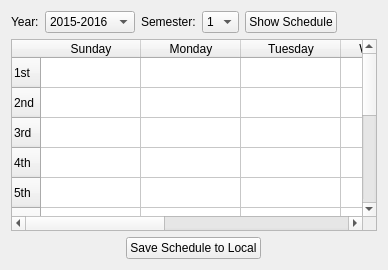
          <widget class="QWidget" name="schedule_tab">
           <attribute name="title">
            <string>My Curriculum Schedule</string>
           </attribute>
           <layout class="QVBoxLayout" name="verticalLayout_9">
            <item>
             <layout class="QHBoxLayout" name="horizontalLayout_8">
              <item>
               <widget class="QLabel" name="label_21">
                <property name="styleSheet">
                 <string notr="true">font: 12pt &quot;Sans Serif&quot;;</string>
                </property>
                <property name="text">
                 <string>Year:</string>
                </property>
               </widget>
              </item>
              <item>
               <widget class="QComboBox" name="comboBox_8">
                <property name="enabled">
                 <bool>true</bool>
                </property>
                <property name="styleSheet">
                 <string notr="true">font: 11pt &quot;Sans Serif&quot;;</string>
                </property>
                <item>
                 <property name="text">
                  <string>2015-2016</string>
                 </property>
                </item>
                <item>
                 <property name="text">
                  <string>2016-2017</string>
                 </property>
                </item>
               </widget>
              </item>
              <item>
               <widget class="QLabel" name="label_22">
                <property name="styleSheet">
                 <string notr="true">font: 12pt &quot;Sans Serif&quot;;</string>
                </property>
                <property name="text">
                 <string>Semester:</string>
                </property>
               </widget>
              </item>
              <item>
               <widget class="QComboBox" name="comboBox_9">
                <property name="enabled">
                 <bool>true</bool>
                </property>
                <property name="styleSheet">
                 <string notr="true">font: 11pt &quot;Sans Serif&quot;;</string>
                </property>
                <item>
                 <property name="text">
                  <string>1</string>
                 </property>
                </item>
                <item>
                 <property name="text">
                  <string>2</string>
                 </property>
                </item>
               </widget>
              </item>
              <item>
               <widget class="QPushButton" name="pushButton_3">
                <property name="styleSheet">
                 <string notr="true">font: 12pt &quot;Sans Serif&quot;;</string>
                </property>
                <property name="text">
                 <string>Show Schedule</string>
                </property>
               </widget>
              </item>
              <item>
               <spacer name="horizontalSpacer_7">
                <property name="orientation">
                 <enum>Qt::Horizontal</enum>
                </property>
                <property name="sizeHint" stdset="0">
                 <size>
                  <width>40</width>
                  <height>20</height>
                 </size>
                </property>
               </spacer>
              </item>
             </layout>
            </item>
            <item>
             <widget class="QTableWidget" name="tableWidget_6">
              <property name="styleSheet">
               <string notr="true">font: 10pt &quot;Sans Serif&quot;;</string>
              </property>
              <row>
               <property name="text">
                <string>1st</string>
               </property>
              </row>
              <row>
               <property name="text">
                <string>2nd</string>
               </property>
              </row>
              <row>
               <property name="text">
                <string>3rd</string>
               </property>
              </row>
              <row>
               <property name="text">
                <string>4th</string>
               </property>
              </row>
              <row>
               <property name="text">
                <string>5th</string>
               </property>
              </row>
              <row>
               <property name="text">
                <string>6th</string>
               </property>
              </row>
              <row>
               <property name="text">
                <string>7th</string>
               </property>
              </row>
              <row>
               <property name="text">
                <string>8th</string>
               </property>
              </row>
              <row>
               <property name="text">
                <string>9th</string>
               </property>
              </row>
              <row>
               <property name="text">
                <string>10th</string>
               </property>
              </row>
              <row>
               <property name="text">
                <string>11th</string>
               </property>
              </row>
              <row>
               <property name="text">
                <string>12th</string>
               </property>
              </row>
              <column>
               <property name="text">
                <string>Sunday</string>
               </property>
              </column>
              <column>
               <property name="text">
                <string>Monday</string>
               </property>
              </column>
              <column>
               <property name="text">
                <string>Tuesday</string>
               </property>
              </column>
              <column>
               <property name="text">
                <string>Wednesday</string>
               </property>
              </column>
              <column>
               <property name="text">
                <string>Thursday</string>
               </property>
              </column>
              <column>
               <property name="text">
                <string>Friday</string>
               </property>
              </column>
              <column>
               <property name="text">
                <string>Saturday</string>
               </property>
              </column>
             </widget>
            </item>
            <item alignment="Qt::AlignHCenter">
             <widget class="QPushButton" name="save_schedule_button">
              <property name="styleSheet">
               <string notr="true">font: 12pt &quot;Sans Serif&quot;;</string>
              </property>
              <property name="text">
               <string>Save Schedule to Local</string>
              </property>
             </widget>
            </item>
           </layout>
          </widget>
